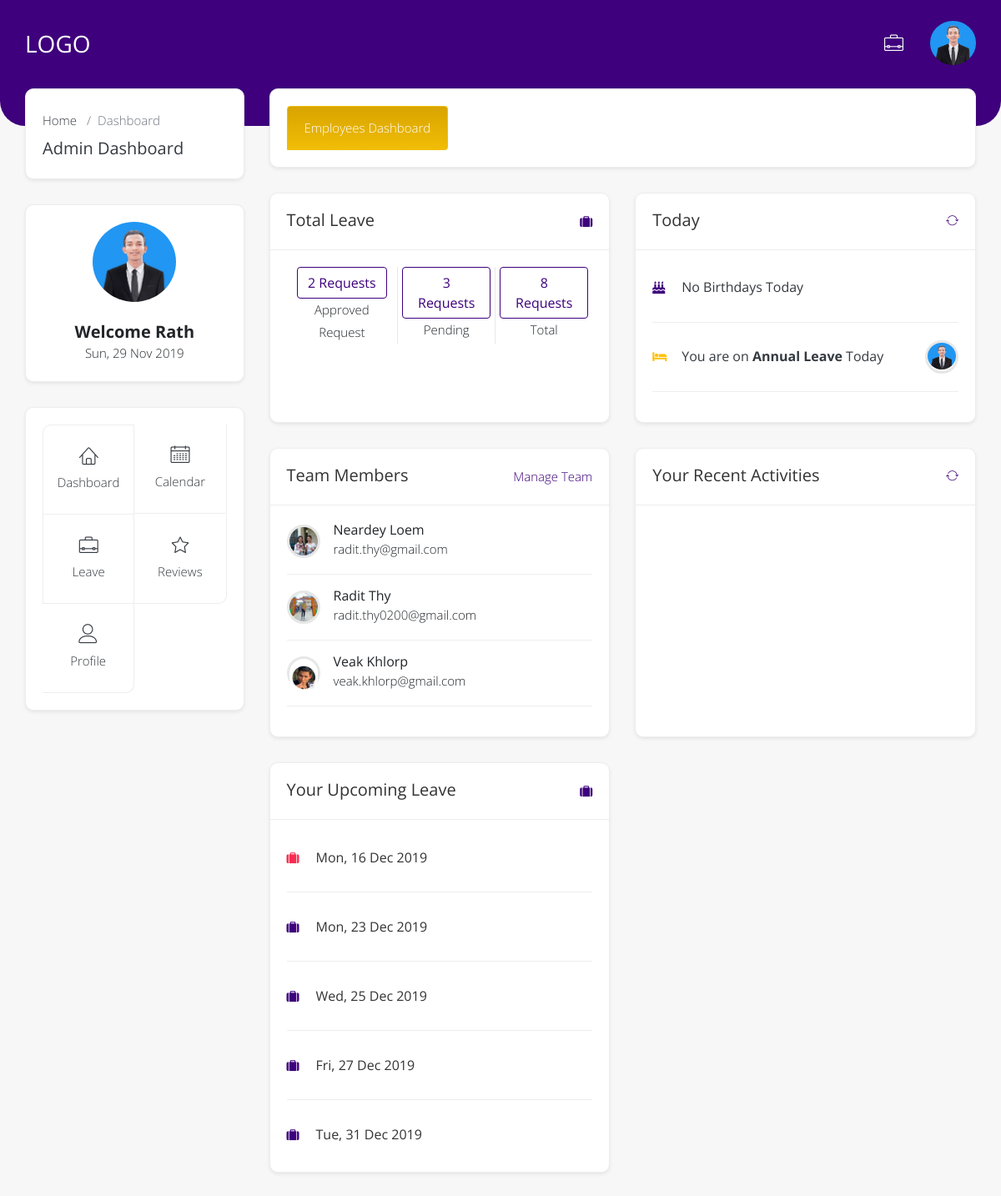
Screenshot of / (signed in) with the database file from the repository.
### tables this page shows
CREATE TABLE `leave_requests` (
  `request_id` int(11) NOT NULL,
  `uid` int(11) DEFAULT NULL,
  `leavetype_id` int(11) DEFAULT NULL,
  `start_date` date DEFAULT NULL,
  `end_date` date DEFAULT NULL,
  `status_id` int(11) DEFAULT NULL,
  `added_times` timestamp NOT NULL DEFAULT current_timestamp(),
  `update_time` timestamp NOT NULL DEFAULT current_timestamp() ON UPDATE current_timestamp(),
  `seen_status` int(1) NOT NULL DEFAULT 1,
  `admin_seen_status` int(1) NOT NULL DEFAULT 0
);

CREATE TABLE `leave_types` (
  `leaveType_id` int(11) NOT NULL,
  `leaveType_desc` varchar(50) DEFAULT NULL,
  `leaveType_detail` text NOT NULL
);

CREATE TABLE `users` (
  `uid` int(11) NOT NULL,
  `first_name` varchar(50) DEFAULT NULL,
  `last_name` varchar(50) DEFAULT NULL,
  `date_of_birth` date DEFAULT NULL,
  `phone_number` varchar(50) DEFAULT NULL,
  `email` varchar(100) DEFAULT NULL,
  `password` text DEFAULT NULL,
  `position_id` int(11) DEFAULT NULL,
  `role_id` int(11) DEFAULT NULL,
  `department_id` int(11) DEFAULT NULL,
  `salary` decimal(10,0) DEFAULT NULL,
  `total_allowed_leave` int(11) DEFAULT NULL,
  `profile` text DEFAULT NULL,
  `manager_id` int(1) NOT NULL
);

### views/employees/employee.view.php (the view, shortened to what the rows shown need)
<?php require "layouts/header.php";
require "layouts/navbar.php"; ?>
<div class="col-xl-9 col-lg-8 col-md-12">
    <div class="row">
        <div class="col-lg-6 d-flex">
            <div class="card shadow-sm flex-fill grow">
                <div class="card-body recent-activ">
                    <div class="today_leave">
                        <?php if (count($empBirth) > 0) {
                            foreach ($empBirth as $userBirth) { ?>
                                <a href="javascript:void(0)" class="dash-card text-dark">
                                    <div class="dash-card-container">
                                        <div class="dash-card-icon text-primary">
                                            <i class="fa fa-birthday-cake" aria-hidden="true"></i>
                                        </div>
                                        <div class="dash-card-content">
                                            <h6 class="mb-0"><?= $userBirth['first_name'] ?> Birthdays Today</h6>
                                        </div>
                                    </div>
                                </a>
                                <hr />
                            <?php }
                        } else { ?>
                            <a href="javascript:void(0)" class="dash-card text-dark">
                                <div class="dash-card-container">
                                </div>
                            </a>
                            <hr />
                        <?php } ?>
                        <?php
                        foreach ($todayLeaves as $leaves) { ?>
                            <a href="javascript:void(0)" class="dash-card text-dark">
                                <div class="dash-card-container">
                                    <div class="dash-card-icon text-warning">
                                        <i class="fa fa-bed" aria-hidden="true"></i>
                                    </div>
                                    <div class="dash-card-content">
                                        <h6 class="mb-0">You are on <b><?= $leaves['leaveType_desc'] ?></b> Today</h6>
                                    </div>
                                    <div class="dash-card-avatars">
                                        <div class="e-avatar"><img class="img-fluid" src="<?= $leaves['profile'] ?>" alt="Avatar"></div>
                                    </div>
                                </div>
                            </a>
                            <hr>
                        <?php } ?>
                    </div>
                </div>
            </div>
        </div>
    </div>
</div>
</div>
</div>
</div>
<?php require "layouts/footer.php"; ?>

### rows the page displays
leave_requests: leavetype.leaveType_desc "Annual Leave", uid.profile (picture)

### other values shown
$username "Rath"
count($approveLeave) "2"
count($pendingLeave) "3"
count($allRequest) "8"
$employee['first_name'] "Neardey"
$employee['last_name'] "Loem"
$employee['user_email'] "radit.thy@gmail.com"
$employee['first_name'] "Radit"
$employee['last_name'] "Thy"
$employee['user_email'] "radit.thy0200@gmail.com"
$employee['first_name'] "Veak"
$employee['last_name'] "Khlorp"
$employee['user_email'] "veak.khlorp@gmail.com"
